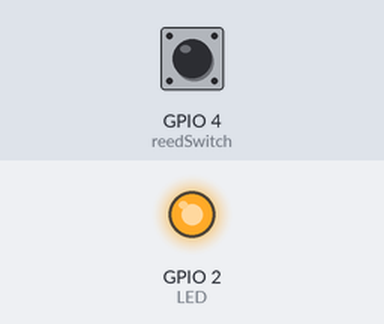
Bench run of a sketch on a simulated ESP8266 (NodeMCU). Parts: output pins drawn as LEDs (lit = HIGH). The inputs (shaded band) are chosen by the test bench; at power-on: GPIO 4 (reedSwitch) HIGH. WiFi joins after 1.5 s; servers stay silent unless stated; web services answer with replies made up by the test bench; what the sketch prints to the serial monitor is not drawn.

Above: at 2.7 s.
2.8 s: GPIO 4 (reedSwitch) pulled LOW for 0.15 s
At 3.8 s:
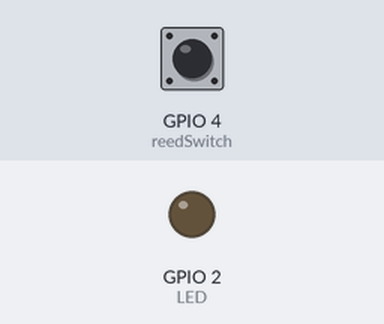
5.9 s: GPIO 4 (reedSwitch) pulled LOW for 1 s
At 9.5 s:
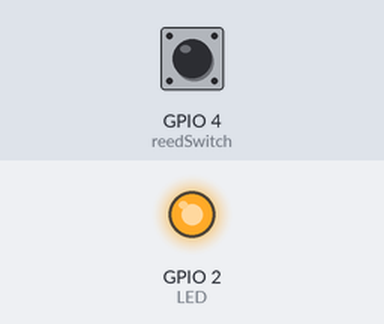
9.9 s: GPIO 4 (reedSwitch) pulled LOW for 3.2 s
At 11.1 s:
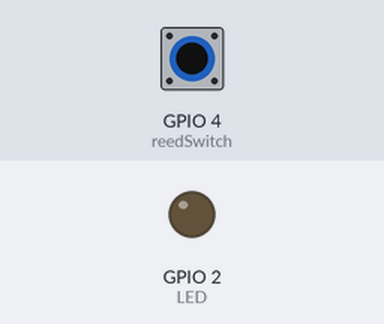
14.6 s: GPIO 4 (reedSwitch) pulsed LOW 5 times (0.12 s each, 0.3 s apart)
At 18.2 s:
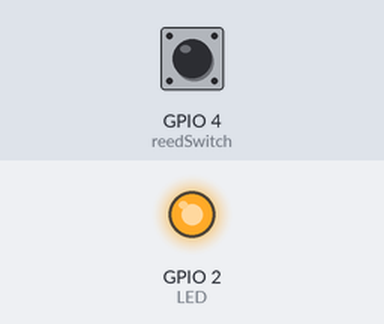
Timing chart, 0 to 19.6 s (numbered marks = the images above; inputs shaded):
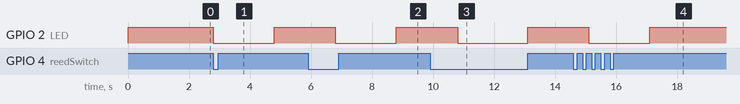

Measured:
- after the input at 2.8 s, GPIO 2 (LED): HIGH → LOW at once, → HIGH 2.0 s later
- after the input at 5.9 s, GPIO 2 (LED): HIGH → LOW after 0.90 s, → HIGH 2.0 s later
- after the input at 9.9 s, GPIO 2 (LED): HIGH → LOW after 0.90 s, → HIGH 2.3 s later
- after the input at 14.6 s, GPIO 2 (LED): HIGH → LOW after 0.50 s, → HIGH 2.0 s later

The sketch:

Whatsapp-notify.ino
```cpp
//Librarys
#include <ESP8266WiFi.h>
#include <ESP8266HTTPClient.h>
#include <WiFiClient.h>
#include <UrlEncode.h>

// Wifi credentials
const char* Wifi_Name = "";
const char* Wifi_Password = "";

// Callmebot credentials
String phone_num = "";
String API = "";

// Detects whenever the door changed state
bool doorStatus = false;

// Holds reedswitch state (1=opened, 0=close)
bool state;
String doorState;
//pins
const int reedSwitch = 4;
const int LED = 2;

//check if change interval is longer than 500ms
unsigned long previousMillis = 0;
const long interval = 2000;

//message part
  void sendMessage(String message){

  // Data to send with HTTP POST
  String url = "http://api.callmebot.com/whatsapp.php?phone=" + phone_num + "&apikey=" + API + "&text=" + urlEncode(message);
  WiFiClient client;
  HTTPClient http;
  http.begin(client, url);

  // Specify content-type header
  http.addHeader("Content-Type", "application/x-www-form-urlencoded");

  // Send HTTP POST request
  int httpResponseCode = http.POST(url);
  int retries = 3; // Maximum number of retries
  while (httpResponseCode != 200 && retries > 0) {
    Serial.println("Error sending message, retrying...");
    httpResponseCode = http.POST(url);
    retries--;
    delay(5000); // Wait 5 seconds between retries
  }
  // If the message was sent successfully
    Serial.print("Message sent");
  if (httpResponseCode == 200){
  }
  // If the message was NOT sent successfully
  else{
    Serial.println("Error");
    Serial.print("HTTP response code: ");
    Serial.println(httpResponseCode);
  }

}

void setup() { //initial setup

  Serial.begin(9600); //debug
  //current door state
  pinMode(reedSwitch, INPUT_PULLUP);
  state = digitalRead(reedSwitch);

  //LED depends on the door state
  pinMode(LED, OUTPUT);
  digitalWrite(LED, state);

  // Set the reedswitch pin as interrupt, assign interrupt function and set CHANGE mode
  attachInterrupt(digitalPinToInterrupt(reedSwitch), changeDoorStatus, CHANGE);

  // Connect to Wi-Fi
  WiFi.begin (Wifi_Name, Wifi_Password);

  while (WiFi.status() != WL_CONNECTED) {
    delay(500);
    Serial.print("."); // connecting
  }
  Serial.println("");
  Serial.println("WiFi connected!!!!"); //connected to wifi
}
//interrupt function
ICACHE_RAM_ATTR void changeDoorStatus() {
  Serial.println("Door status changed");
  doorStatus = true;
}

//main loop
void loop() {

  if (doorStatus){ //if door status changed
    unsigned long currentMillis = millis();
    if(currentMillis - previousMillis >= interval) { //this is so that updates aren't called rapidly but it waits 500ms
      previousMillis = currentMillis;
      // If a state has occured, invert the current door state
      state = !state; // Invert door state
      if(state) {
        doorState = "closed";
      }
      else{
        doorState = "open";
      }
      //prints door state
      digitalWrite(LED, state);
      doorStatus = false; //reset door status
      Serial.println(state);
      Serial.println(doorState); //debug

      sendMessage("door: " + doorState); // sends door status
  }
}
}
```
